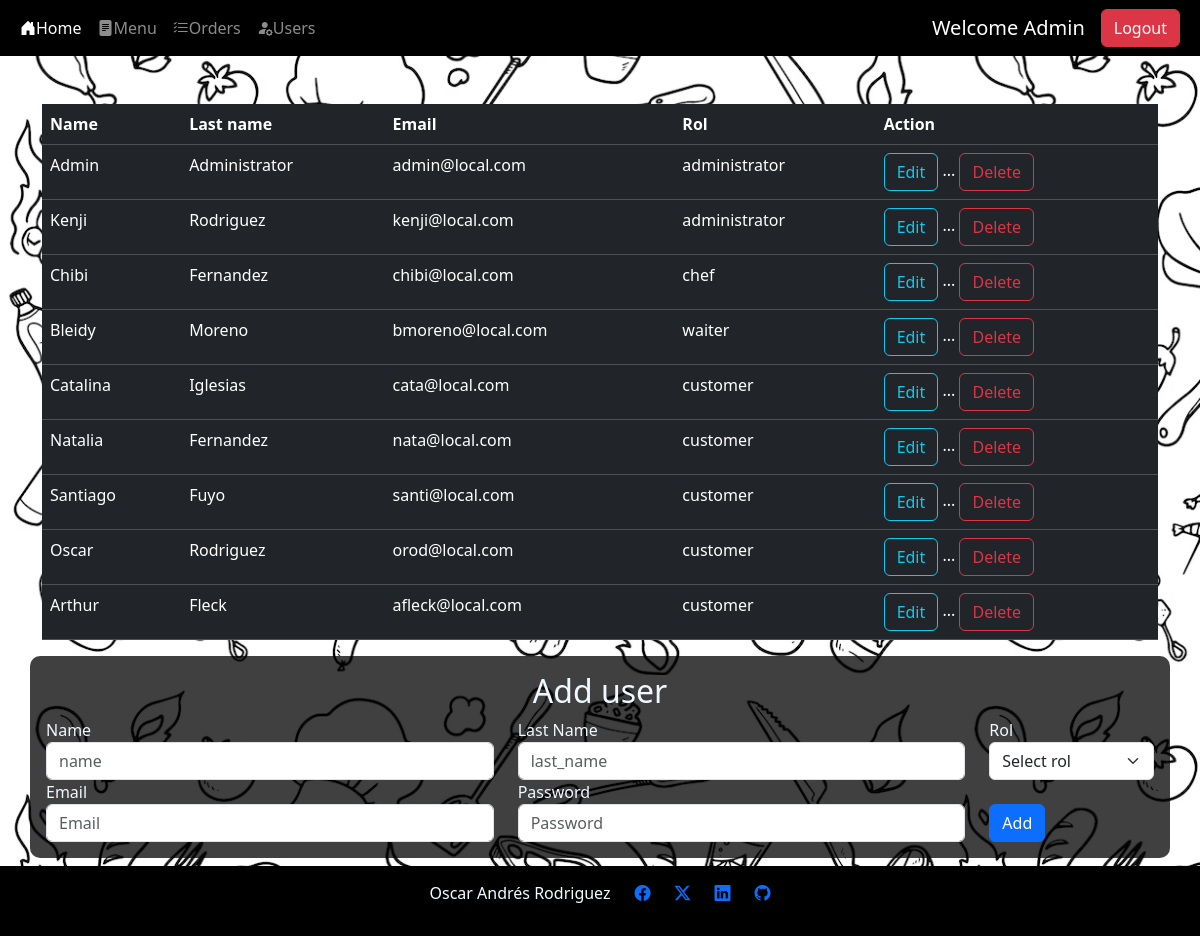
Before: /users/users (signed in) with the older database file.
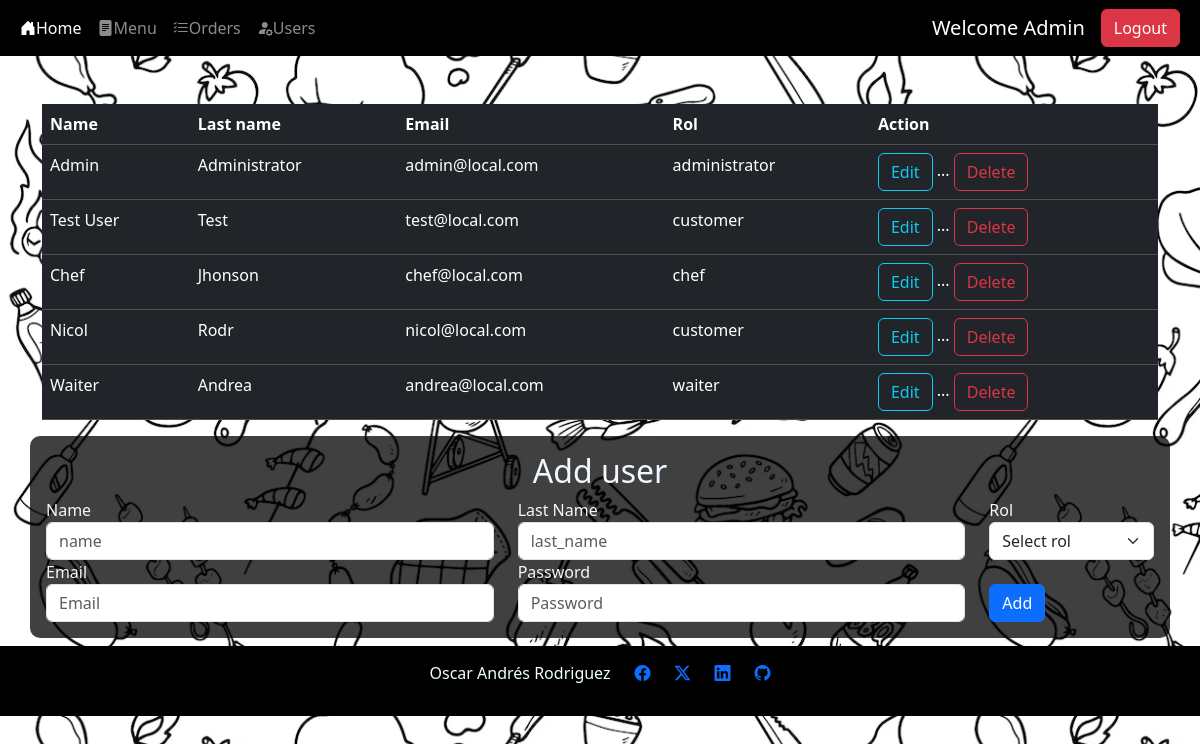
After: the same page with the newer database file.
### src/db/db_models.py (models this page shows)
class Users(Base):
    __tablename__ = "users"
    id = Column(Integer,primary_key=True, index=True)
    name = Column(String)
    last_name = Column(String)
    email = Column(String, unique=True, index=True, nullable=False)
    password = Column(String, nullable=False)
    rol_id = Column(Integer, ForeignKey('roles.id'), nullable=True)

class Roles(Base):
    __tablename__ = "roles"
    id = Column(Integer,primary_key=True, index=True)
    name = Column(String, nullable=False)

### src/routes/users.py (the view)
@router.get('/users',response_class=HTMLResponse)
def get_users_page(request: Request,response:Response, db: Session = Depends(get_db)):
    print("loading users page")
    user, body = get_current_user(request=request, db=db)
    if user is None:
        return RedirectResponse(url="/home",status_code=status.HTTP_307_TEMPORARY_REDIRECT)
    if user.rol_id != 1:
        print("Unauthorized user getting back to home page")
        return RedirectResponse(url="/home",status_code=status.HTTP_307_TEMPORARY_REDIRECT)
    users = db.query(Users.id,Users.name, Users.last_name, Users.email, Roles.name.label('rol'))\
                .join(Roles, Roles.id == Users.rol_id)
    body["users"] = users
    return templates.TemplateResponse("users.html", body)

### templates/users.html (shortened to what this page needs)
{% extends "layout.html" %}
{% block content %}
<div class="container align-content-center mt-5" >
    <table class="table table-dark table-hover ">
        <thead>
            <tr>
                <th>Name</th>
                <th>Last name</th>
                <th>Email</th>
                <th>Rol</th>
                <th>Action</th>
            </tr>
        </thead>
        <tbody>
            {% for user in users %}
            <tr>
                <td> {{user.name | title}} </td>
                <td> {{user.last_name | title }} </td>
                <td> {{user.email}}</td>
                <td> {{user.rol}}</td>
                <td>
                    <a class="btn btn-outline-info" href="/users/update_user/{{ user.id }}">Edit</a>
                    <span>...</span>
                    <button type="button" class="btn btn-outline-danger" data-bs-toggle="modal" data-bs-target="#staticBackdrop{{user.id}}">
                        Delete
                    </button>
                </td>
            </tr>
            {% endfor %}
        </tbody>
    </table>
</div>
<div class="container align-content-center bg-black bg-opacity-75 p-3" style="color: aliceblue; border-radius: 10px;">
    <h2 class="text-center">Add user</h2>
    <form action="/users/users" method="post">
        <div class="row align-items-center">
            <div class="col-md-5 ">
                <label for="name">Name</label>
                <input type="text" class="form-control" name="name" id="name" placeholder="name">
            </div>
            <div class=" col-md-5">
                <label for="last_name">Last Name</label>
                <input type="text" class="form-control" name="last_name" id="last_name" placeholder="last_name">
            </div>
            <div class=" col-md-2">
                <label for="rol">Rol</label>
                <select name="rol" id="rol" class="form-select">
                    <option selected>Select rol</option>
                </select>
            </div>
        </div>
        <div class="row align-items-center">
            <div class="col-5">
                <label for="email">Email</label>
                <input type="email" class="form-control" name="email" id="email" placeholder="Email">
            </div>
            <div class="col-5">
                <label for="password">Password</label>
                <input type="password" class="form-control" name="password" id="password" placeholder="Password">
            </div>
            <div class="col-auto pt-4">
                <button type="submit" class="btn btn-primary ">Add</button>
            </div>
        </div>
    </form>
</div>
{% endblock %}

### templates/layout.html (shortened to what this page needs)
<!DOCTYPE html>
<html lang="en">
<head>
  <link rel="stylesheet" href="https://cdn.jsdelivr.net/npm/bootstrap-icons@1.11.1/font/bootstrap-icons.css">
  <link href="https://cdn.jsdelivr.net/npm/bootstrap@5.3.2/dist/css/bootstrap.min.css"
  rel="stylesheet"
>
  <link rel="stylesheet" href="/static/styles.css">
</head>
<body>
  {% include 'nav-bar.html' %}
  <div class="container-fluid">
    {% block content %}
    {% endblock %}
  </div>
{% include 'footer.html' %}
  </body>
  </html>

### templates/nav-bar.html (shortened to what this page needs)
<nav class="navbar navbar-expand-lg navbar-dark bg-black ">
    <div class="container-fluid">
      <div class="collapse navbar-collapse" id="navbarSupportedContent">
        <ul class="navbar-nav me-auto mb-2 mb-lg-0">
          <li class="nav-item">
            <a class="nav-link active" aria-current="page" href="/home"> <i class="bi-house-door-fill"></i>Home</a>
          </li>
        {% if session %}
          <li class="nav-item">
            <a class="nav-link" href="/menu"> <i class="bi-file-text-fill"></i>Menu</a>
          </li>
          {% if rol != 4%}
          <li class="nav-item">
            <a class="nav-link" href="/orders"> <i class="bi-list-check"></i>Orders</a>
          </li>
          {% endif %}
        {% endif %}
        {% if rol == 1%}
          <li class="nav-item">
            <a class="nav-link" href="/users/users"> <i class="bi-person-fill-gear"></i>Users</a>
          </li>
        {% endif %}
      </ul>
      {% if USERNAME  %}
      <a class="navbar-brand">Welcome {{ USERNAME | title }}</a>
      {% endif %}
        {% if session == True %}
        <form class="d-flex" role="logout" method="post" action="/logout">
          <button class="btn btn-danger me-2" href="/logout" type="submit">Logout</button>
        </form>
          {% else %}
          <a class="btn btn-success me-2" href="/login">Login</a>
          <a class="btn btn-info me-2" href="/register">Register</a>
          {% endif %}
      </div>
    </div>
  </nav>

### templates/footer.html
<footer class="container-fluid  mt-2  " >
    <div class="row justify-content-center ">
      <p class="col-auto">Oscar Andrés Rodriguez</p>
      <a class="col-auto" href="https://www.facebook.com/Andres.kenji" target="_blank" ><i class="bi-facebook"></i></a>
      <a class="col-auto" href="https://twitter.com/Kenji_Andres" target="_blank" ><i class="bi-twitter-x"></i></a>
      <a class="col-auto" href="https://www.linkedin.com/in/oarf/" target="_blank"><i class="bi-linkedin"></i></a>
      <a class="col-auto" href="https://github.com/AndresKenji" target="_blank" ><i class="bi-github"></i></a>
    </div>
</footer>

### static/styles.css (style rules this page uses)
body { background-image: url("/static/food.png"); }
footer { background-color: #000000; color: azure; padding: 15px; }

Changed rows visible on the page:
removed Users: name "Natalia", last_name "Fernandez", email "nata@local.com", rol "customer"
removed Users: name "Santiago", last_name "Fuyo", email "santi@local.com", rol "customer"
removed Users: name "Oscar", last_name "Rodriguez", email "orod@local.com", rol "customer"
removed Users: name "Arthur", last_name "Fleck", email "afleck@local.com", rol "customer"
changed Users: name "Kenji" → "Test User"; last_name "Rodriguez" → "Test"; email "kenji@local.com" → "test@local.com"; rol "administrator" → "customer"
changed Users "chef": name "Chibi" → "Chef"; last_name "Fernandez" → "Jhonson"; email "chibi@local.com" → "chef@local.com"
changed Users: name "Bleidy" → "Nicol"; last_name "Moreno" → "Rodr"; email "bmoreno@local.com" → "nicol@local.com"; rol "waiter" → "customer"
changed Users: name "Catalina" → "Waiter"; last_name "Iglesias" → "Andrea"; email "cata@local.com" → "andrea@local.com"; rol "customer" → "waiter"
